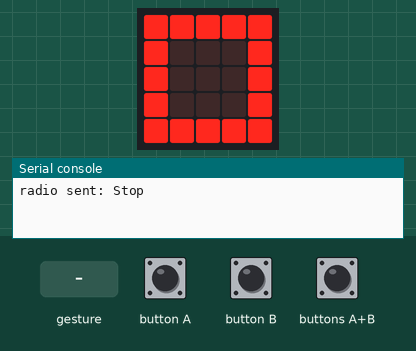
Recording of a program running on a simulated BBC micro:bit (MakeCode). Parts: the board's 5×5 LED display, the last lines printed to the serial console. Inputs (shaded band) come from the test bench. No radio messages arrive unless stated (any console line starting 'radio sent:' is added by the test bench); a tilt is held for 1.5 s and a shake lasts 1 s, then the board lies face up again.

Above: at 1.2 s.
1.3 s: gesture 'logo up'
At 1.8 s:
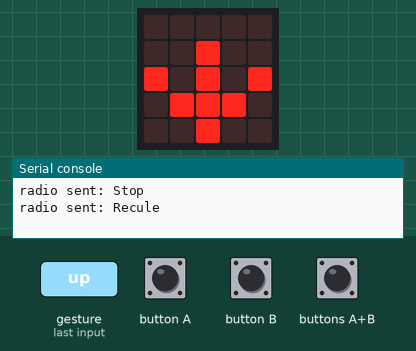
4.3 s: gesture 'tilt right'
At 5.3 s:
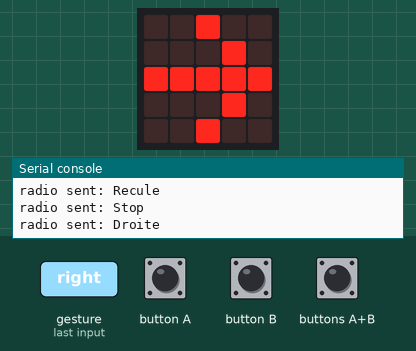
7.3 s: gesture 'tilt left'
At 8.6 s:
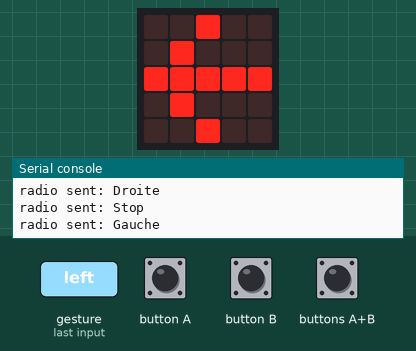
10.3 s: gesture 'logo down'
At 11.1 s:
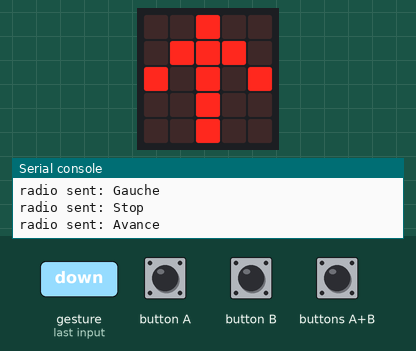
Timing chart, 0 to 13.3 s (numbered marks = the images above; inputs shaded):
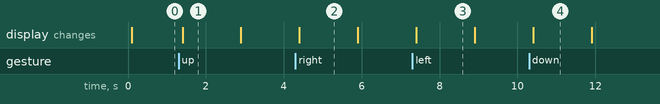

Measured:
- after the input at 1.3 s, the display: changes after 0.10 s (image 1)
- after the input at 4.3 s, the display: changes after 0.10 s (image 2)
- after the input at 7.3 s, the display: changes after 0.10 s (image 3)
- after the input at 10.3 s, the display: changes after 0.10 s (image 4)
- what the display in image 1 shows lasts 1.5 s, from 1.4 s to 2.9 s

The program:

main.ts
```typescript
input.onGesture(Gesture.LogoUp, function () {
    radio.sendString("Recule")
    basic.showLeds(`
        . . . . .
        . . # . .
        # . # . #
        . # # # .
        . . # . .
        `)
})
input.onGesture(Gesture.TiltRight, function () {
    radio.sendString("Droite")
    basic.showLeds(`
        . . # . .
        . . . # .
        # # # # #
        . . . # .
        . . # . .
        `)
})
input.onGesture(Gesture.TiltLeft, function () {
    radio.sendString("Gauche")
    basic.showLeds(`
        . . # . .
        . # . . .
        # # # # #
        . # . . .
        . . # . .
        `)
})
input.onGesture(Gesture.LogoDown, function () {
    radio.sendString("Avance")
    basic.showLeds(`
        . . # . .
        . # # # .
        # . # . #
        . . # . .
        . . # . .
        `)
})
input.onGesture(Gesture.ScreenUp, function () {
    radio.sendString("Stop")
    basic.showLeds(`
        # # # # #
        # . . . #
        # . . . #
        # . . . #
        # # # # #
        `)
})
radio.setGroup(69)
basic.forever(function () {
    if (input.buttonIsPressed(Button.AB)) {
        radio.sendString("Stop")
    }
})
```

test.ts
```typescript
// les tests vont ici ; cela ne sera pas compilé si ce paquet est utilisé en tant qu'extension.
```
